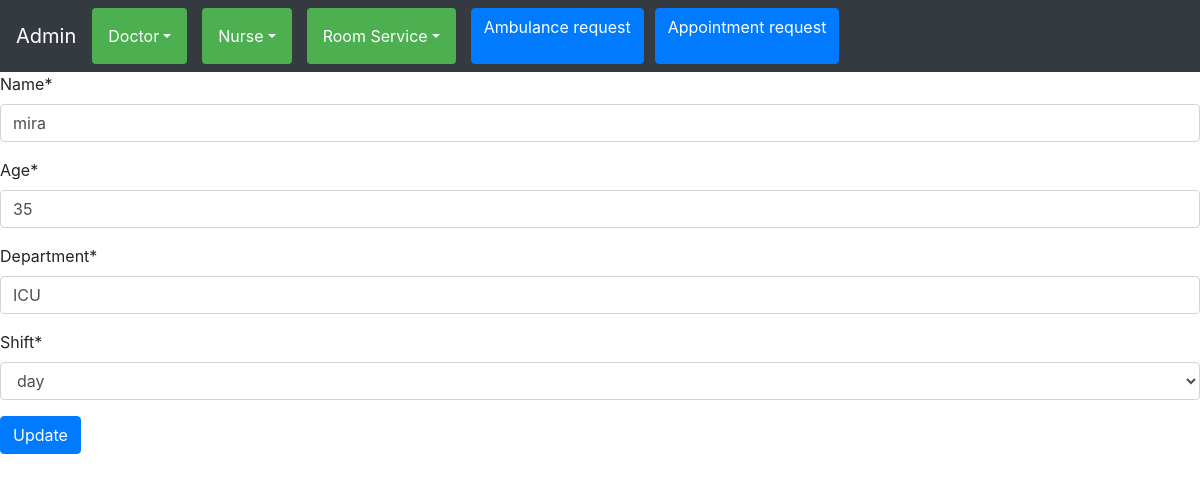
Screenshot of /admin_app/Update_Nurse/1 with the database file from the repository.
### admin_app/models.py (models this page shows, shortened)
class Nurse(models.Model):
    Name = models.CharField(max_length=20)
    Age = models.IntegerField()
    Department = models.CharField(max_length=20)
    Shift = models.ForeignKey(Shift,on_delete=models.CASCADE)

### admin_app/views.py (the view)
# urls.py: path("Update_Nurse/<int:id>",views.Update_Nurse,name="Update_Nurse"),
def Update_Nurse(request,id):
    upd=Nurse.objects.get(id=id)
    update = NurseForm(request.POST or None,request.FILES or None,instance=upd)
    if update.is_valid():
        update.save()
        return redirect("Read_Nurse")
    return render(request,"Update_Nurse.html",{"update":update})

### admin_app/forms.py
class NurseForm(forms.ModelForm):
    class Meta:
        model = Nurse
        fields = "__all__"

### admin_app/models.py (called while the page is built)
    def __str__(self):
        return self.shift

### templates/Update_Nurse.html (shortened to what this page needs)
{%extends 'base.html'%}
{%block containt%}
{%include 'nav.html'%}
<form method="POST" enctype="multipart/form-data">
    {%load crispy_forms_tags%}
    {{update|crispy}}
    <button type="submit" class="btn btn-primary">Update</button>
</form>
{%endblock%}

### rows the page displays
Nurse: Name "mira", Age "35", Department "ICU", Shift "day"
